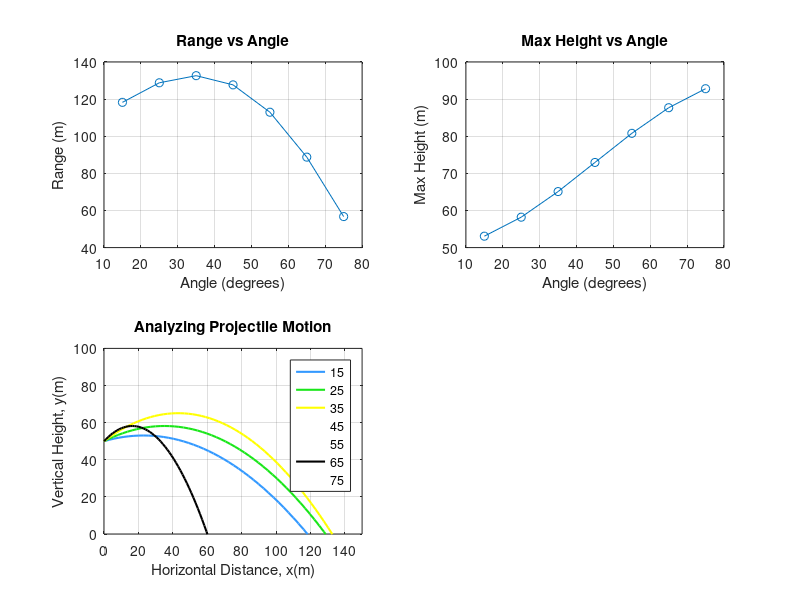

Recreate this plot in MATLAB.
% Define the time vector for simulation
t = 0:0.1:20;
% Define and simulate projectile motion for different angles (theta)
% First case: theta = pi/12
theta = pi/12;
x = 30 * cos(theta) * t;
y = 50 + 30 * sin(theta) .* t - 0.5 * 9.81 * t.^2;
p1 = plot(x, y, 'b-.', 'LineWidth', 1.5, 'Marker', '+'); % Blue dash-dot line with '+' markers
grid on;
hold on;
% Second case: theta = 5*pi/36
theta = 5 * pi / 36;
x = 30 * cos(theta) * t;
y = 50 + 30 * sin(theta) .* t - 0.5 * 9.81 * t.^2;
p2 = plot(x, y, 'g-.', 'LineWidth', 1.5, 'Marker', 'hexagram'); % Green dash-dot line with hexagram markers
hold on;
% Third case: theta = 7*pi/36
theta = 7 * pi / 36;
x = 30 * cos(theta) * t;
y = 50 + 30 * sin(theta) .* t - 0.5 * 9.81 * t.^2;
p3 = plot(x, y, 'y-.', 'LineWidth', 1.5, 'Marker', '.'); % Yellow dash-dot line with dot markers
hold on;
% Fourth case: theta = pi/4
theta = pi / 4;
x = 30 * cos(theta) * t;
y = 50 + 30 * sin(theta) .* t - 0.5 * 9.81 * t.^2;
p4 = plot(x, y, 'r', 'LineStyle', 'none', 'LineWidth', 1.5, 'Marker', 'square'); % Red squares
hold on;
% Fifth case: theta = 11*pi/36
theta = 11 * pi / 36;
x = 30 * cos(theta) * t;
y = 50 + 30 * sin(theta) .* t - 0.5 * 9.81 * t.^2;
p5 = plot(x, y, 'c-.', 'LineStyle', 'none', 'LineWidth', 1.5, 'Marker', 'diamond'); % Cyan diamonds
hold on;
% Sixth case: theta = 13*pi/36
theta = 13 * pi / 36;
x = 30 * cos(theta) * t;
y = 50 + 30 * sin(theta) .* t - 0.5 * 9.81 * t.^2;
p6 = plot(x, y, 'k-.', 'LineWidth', 1.5, 'Marker', 'o'); % Black circles
hold on;
% Seventh case: theta = 5*pi/12
theta = 5 * pi / 12;
x = 30 * cos(theta) * t;
y = 50 + 30 * sin(theta) .* t - 0.5 * 9.81 * t.^2;
p7 = plot(x, y, 'm-.', 'LineStyle', 'none', 'LineWidth', 1.5, 'Marker', '*'); % Magenta stars
% Set axis limits, title, labels, and legend for the projectile motion plot
axis([0 150 0 100]);
title('Analyzing Projectile Motion');
xlabel('Horizontal Distance, x (m)');
ylabel('Vertical Height, y (m)');
legend([p1, p2, p3, p4, p5, p6, p7], {'15°', '25°', '35°', '45°', '55°', '65°', '75°'});
% Analyzing range vs angle
theta = pi/12:pi/18:5*pi/12; % Define angles in radians
thetadeg = rad2deg(theta); % Convert to degrees
disp(thetadeg);
% Calculate range for each angle
range = (30 * cos(theta)) .* ((30 * sin(theta) + sqrt((30 * sin(theta)).^2 + 2 * 9.81 * 50)) / 9.81);
subplot(2, 2, 1);
plot(thetadeg, range, '-o'); % Plot range vs angle
xlabel('Angle (degrees)');
ylabel('Range (m)');
grid on;
title('Range vs Angle');
% Analyzing maximum height vs angle
h = 50 + (30 * sin(theta)).^2 / (2 * 9.81);
subplot(2, 2, 2);
plot(thetadeg, h, '-o'); % Plot maximum height vs angle
xlabel('Angle (degrees)');
ylabel('Max Height (m)');
grid on;
title('Max Height vs Angle');
% Analyzing time of flight vs angle
T = (2 * 30 * sin(theta)) / 9.81;
subplot(2, 2, 3);
plot(thetadeg, T, '-o'); % Plot time of flight vs angle
xlabel('Angle (degrees)');
ylabel('Time of Flight (s)');
grid on;
title('Time of Flight vs Angle');


% Define time array
t = [0:0.1:20];

% First projectile: Launch angle = pi/12
theta = pi / 12;
x = 30 * cos(theta) * t;  % Horizontal motion
y = 50 + 30 * sin(theta) .* t - 0.5 * 9.81 * t.^2;  % Vertical motion (including gravity)
p1 = plot(x, y, 'Color', [0.2, 0.6, 1], 'LineWidth', 1.5); % Light Blue color for line
grid on;
hold on;

% Second projectile: Launch angle = 5*pi/36
theta = 5 * pi / 36;
x = 30 * cos(theta) * t;
y = 50 + 30 * sin(theta) * t - 0.5 * 9.81 * t.^2;
p2 = plot(x, y, 'Color', [0.1, 0.9, 0.1], 'LineWidth', 1.5); % Bright Green color for line
grid on;
hold on;

% Third projectile: Launch angle = 7*pi/36
theta = 7 * pi / 36;
x = 30 * cos(theta) * t;
y = 50 + 30 * sin(theta) * t - 0.5 * 9.81 * t.^2;
p3 = plot(x, y, 'Color', [1, 1, 0], 'LineWidth', 1.5); % Yellow color for line
grid on;
hold on;

% Fourth projectile: Launch angle = pi/4
theta = pi / 4;
x = 30 * cos(theta) * t;
y = 50 + 30 * sin(theta) * t - 0.5 * 9.81 * t.^2;
p4 = plot(x, y, 'Color', [1, 0, 0], 'LineStyle', 'none', 'LineWidth', 1.5); % Red color for line
grid on;
hold on;

% Fifth projectile: Launch angle = 11*pi/36
theta = 11 * pi / 36;
x = 30 * cos(theta) * t;
y = 50 + 30 * cos(theta) * t - 0.5 * 9.81 * t.^2;
p5 = plot(x, y, 'Color', [0, 1, 1], 'LineStyle', 'none', 'LineWidth', 1.5); % Cyan color for line
grid on;
hold on;

% Sixth projectile: Launch angle = 13*pi/36
theta = 13 * pi / 36;
x = 30 * cos(theta) * t;
y = 50 + 30 * cos(theta) * t - 0.5 * 9.81 * t.^2;
p6 = plot(x, y, 'Color', [0, 0, 0], 'LineWidth', 1.5); % Black color for line
grid on;
hold on;

% Seventh projectile: Launch angle = 5*pi/12
theta = 5 * pi / 12;
x = 30 * cos(theta) * t;
y = 50 + 30 * cos(theta) * t - 0.5 * 9.81 * t.^2;
p7 = plot(x, y, 'Color', [0.7, 0, 0.7], 'LineStyle', 'none', 'LineWidth', 1.5); % Purple color for line
grid on;

% Set axis limits for better visualization
axis([0 150 0 100]);

% Add title and axis labels
title('Analyzing Projectile Motion');
xlabel('Horizontal Distance, x(m)');
ylabel('Vertical Height, y(m)');

% Add legend to label the different launch angles
legend([p1, p2, p3, p4, p5, p6, p7], {'15', '25', '35', '45', '55', '65', '75'});